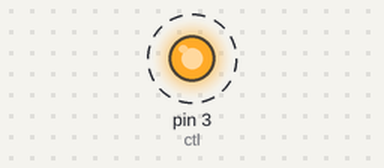
The sketch below on a simulated Arduino Uno, built with avr-gcc and run on an emulated ATmega328P. Parts: output pins drawn as LEDs (lit = HIGH). Dashed ring = blinking.

Above: at 0.5 s.
Timing chart, 0 to 4.6 s (numbered marks = the images above):
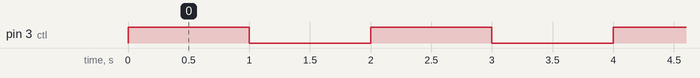

The sketch:

jidianqi.ino
```cpp
int ctl = 3;//定义引脚
void setup()
{
pinMode(ctl,OUTPUT);
}

void loop()
{
  digitalWrite(ctl,HIGH);
  delay(1000);
  digitalWrite(ctl,LOW);
  delay(1000);
}
```

Measured:
- by itself, pin 3 (ctl): alternates HIGH for 1.0 s and LOW for 1.0 s
